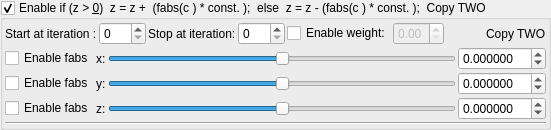
    <widget class="MyGroupBox" name="groupCheck_transform_boxConstantMultiplier2_enabled">
     <property name="title">
      <string>Enable if (z &gt; &amp;0)  z = z +  (fabs(c ) * const. );  else  z = z - (fabs(c ) * const. );  Copy TWO</string>
     </property>
     <property name="checkable">
      <bool>true</bool>
     </property>
     <layout class="QVBoxLayout" name="verticalLayout_31" stretch="0,0,0">
      <property name="spacing">
       <number>2</number>
      </property>
      <property name="leftMargin">
       <number>2</number>
      </property>
      <property name="topMargin">
       <number>2</number>
      </property>
      <property name="rightMargin">
       <number>2</number>
      </property>
      <property name="bottomMargin">
       <number>2</number>
      </property>
      <item>
       <layout class="QGridLayout" name="gridLayout_50">
        <property name="spacing">
         <number>2</number>
        </property>
        <item row="1" column="7">
         <spacer name="horizontalSpacer_26">
          <property name="orientation">
           <enum>Qt::Horizontal</enum>
          </property>
          <property name="sizeHint" stdset="0">
           <size>
            <width>40</width>
            <height>20</height>
           </size>
          </property>
         </spacer>
        </item>
        <item row="1" column="2">
         <widget class="QLabel" name="label_173">
          <property name="text">
           <string>Stop at iteration:</string>
          </property>
         </widget>
        </item>
        <item row="1" column="3">
         <widget class="MySpinBox" name="spinboxInt_transform_boxConstantMultiplier2_stop_iterations">
          <property name="sizePolicy">
           <sizepolicy hsizetype="Minimum" vsizetype="Maximum">
            <horstretch>0</horstretch>
            <verstretch>0</verstretch>
           </sizepolicy>
          </property>
          <property name="maximum">
           <number>250</number>
          </property>
         </widget>
        </item>
        <item row="1" column="1">
         <widget class="MySpinBox" name="spinboxInt_transform_boxConstantMultiplier2_start_iterations">
          <property name="sizePolicy">
           <sizepolicy hsizetype="Minimum" vsizetype="Maximum">
            <horstretch>0</horstretch>
            <verstretch>0</verstretch>
           </sizepolicy>
          </property>
          <property name="maximum">
           <number>250</number>
          </property>
         </widget>
        </item>
        <item row="1" column="8">
         <widget class="QLabel" name="label_174">
          <property name="text">
           <string>Copy TWO</string>
          </property>
         </widget>
        </item>
        <item row="1" column="0">
         <widget class="QLabel" name="label_175">
          <property name="text">
           <string>Start at iteration :</string>
          </property>
         </widget>
        </item>
        <item row="1" column="6">
         <widget class="MyDoubleSpinBox" name="spinbox_transform_boxConstantMultiplier2_weight">
          <property name="enabled">
           <bool>false</bool>
          </property>
          <property name="sizePolicy">
           <sizepolicy hsizetype="Minimum" vsizetype="Maximum">
            <horstretch>0</horstretch>
            <verstretch>0</verstretch>
           </sizepolicy>
          </property>
          <property name="decimals">
           <number>2</number>
          </property>
          <property name="minimum">
           <double>0.000000000000000</double>
          </property>
          <property name="maximum">
           <double>1.000000000000000</double>
          </property>
          <property name="singleStep">
           <double>0.100000000000000</double>
          </property>
         </widget>
        </item>
        <item row="1" column="4">
         <widget class="QCheckBox" name="checkBox_transform_boxConstantMultiplier2_weight_enabled">
          <property name="text">
           <string>Enable weight:</string>
          </property>
         </widget>
        </item>
       </layout>
      </item>
      <item>
       <layout class="QGridLayout" name="gridLayout_51">
        <property name="spacing">
         <number>2</number>
        </property>
        <item row="0" column="1">
         <widget class="QCheckBox" name="checkBox_transform_boxConstantMultiplier2_fabs_enabledX">
          <property name="text">
           <string>Enable fabs</string>
          </property>
         </widget>
        </item>
        <item row="1" column="4">
         <widget class="MyDoubleSpinBox" name="spinbox3_transform_boxConstantMultiplier2_y">
          <property name="sizePolicy">
           <sizepolicy hsizetype="Minimum" vsizetype="Maximum">
            <horstretch>0</horstretch>
            <verstretch>0</verstretch>
           </sizepolicy>
          </property>
          <property name="prefix">
           <string/>
          </property>
          <property name="suffix">
           <string/>
          </property>
          <property name="decimals">
           <number>6</number>
          </property>
          <property name="minimum">
           <double>-99.989999999999995</double>
          </property>
          <property name="maximum">
           <double>99.989999999999995</double>
          </property>
          <property name="singleStep">
           <double>0.100000000000000</double>
          </property>
         </widget>
        </item>
        <item row="0" column="4">
         <widget class="MyDoubleSpinBox" name="spinbox3_transform_boxConstantMultiplier2_x">
          <property name="sizePolicy">
           <sizepolicy hsizetype="Minimum" vsizetype="Maximum">
            <horstretch>0</horstretch>
            <verstretch>0</verstretch>
           </sizepolicy>
          </property>
          <property name="prefix">
           <string/>
          </property>
          <property name="suffix">
           <string/>
          </property>
          <property name="decimals">
           <number>6</number>
          </property>
          <property name="minimum">
           <double>-99.989999999999995</double>
          </property>
          <property name="maximum">
           <double>99.989999999999995</double>
          </property>
          <property name="singleStep">
           <double>0.100000000000000</double>
          </property>
         </widget>
        </item>
        <item row="2" column="4">
         <widget class="MyDoubleSpinBox" name="spinbox3_transform_boxConstantMultiplier2_z">
          <property name="sizePolicy">
           <sizepolicy hsizetype="Minimum" vsizetype="Maximum">
            <horstretch>0</horstretch>
            <verstretch>0</verstretch>
           </sizepolicy>
          </property>
          <property name="prefix">
           <string/>
          </property>
          <property name="suffix">
           <string/>
          </property>
          <property name="decimals">
           <number>6</number>
          </property>
          <property name="minimum">
           <double>-99.989999999999995</double>
          </property>
          <property name="maximum">
           <double>99.989999999999995</double>
          </property>
          <property name="singleStep">
           <double>0.100000000000000</double>
          </property>
         </widget>
        </item>
        <item row="1" column="3">
         <widget class="QSlider" name="slider3_transform_boxConstantMultiplier2_y">
          <property name="sizePolicy">
           <sizepolicy hsizetype="Expanding" vsizetype="Maximum">
            <horstretch>0</horstretch>
            <verstretch>0</verstretch>
           </sizepolicy>
          </property>
          <property name="minimum">
           <number>-5000000</number>
          </property>
          <property name="maximum">
           <number>5000000</number>
          </property>
          <property name="singleStep">
           <number>1</number>
          </property>
          <property name="orientation">
           <enum>Qt::Horizontal</enum>
          </property>
         </widget>
        </item>
        <item row="0" column="3">
         <widget class="QSlider" name="slider3_transform_boxConstantMultiplier2_x">
          <property name="sizePolicy">
           <sizepolicy hsizetype="Preferred" vsizetype="Preferred">
            <horstretch>0</horstretch>
            <verstretch>0</verstretch>
           </sizepolicy>
          </property>
          <property name="minimum">
           <number>-5000000</number>
          </property>
          <property name="maximum">
           <number>5000000</number>
          </property>
          <property name="singleStep">
           <number>1</number>
          </property>
          <property name="orientation">
           <enum>Qt::Horizontal</enum>
          </property>
         </widget>
        </item>
        <item row="2" column="3">
         <widget class="QSlider" name="slider3_transform_boxConstantMultiplier2_z">
          <property name="sizePolicy">
           <sizepolicy hsizetype="Expanding" vsizetype="Maximum">
            <horstretch>0</horstretch>
            <verstretch>0</verstretch>
           </sizepolicy>
          </property>
          <property name="minimum">
           <number>-5000000</number>
          </property>
          <property name="maximum">
           <number>5000000</number>
          </property>
          <property name="singleStep">
           <number>1</number>
          </property>
          <property name="orientation">
           <enum>Qt::Horizontal</enum>
          </property>
         </widget>
        </item>
        <item row="0" column="2">
         <widget class="QLabel" name="label_176">
          <property name="text">
           <string>x:</string>
          </property>
         </widget>
        </item>
        <item row="1" column="2">
         <widget class="QLabel" name="label_177">
          <property name="text">
           <string>y:</string>
          </property>
         </widget>
        </item>
        <item row="2" column="2">
         <widget class="QLabel" name="label_178">
          <property name="text">
           <string>z:</string>
          </property>
         </widget>
        </item>
        <item row="1" column="1">
         <widget class="QCheckBox" name="checkBox_transform_boxConstantMultiplier2_fabs_enabledY">
          <property name="text">
           <string>Enable fabs</string>
          </property>
         </widget>
        </item>
        <item row="2" column="1">
         <widget class="QCheckBox" name="checkBox_transform_boxConstantMultiplier2_fabs_enabledZ">
          <property name="text">
           <string>Enable fabs</string>
          </property>
         </widget>
        </item>
       </layout>
      </item>
      <item>
       <widget class="Line" name="line_34">
        <property name="orientation">
         <enum>Qt::Horizontal</enum>
        </property>
       </widget>
      </item>
     </layout>
    </widget>
